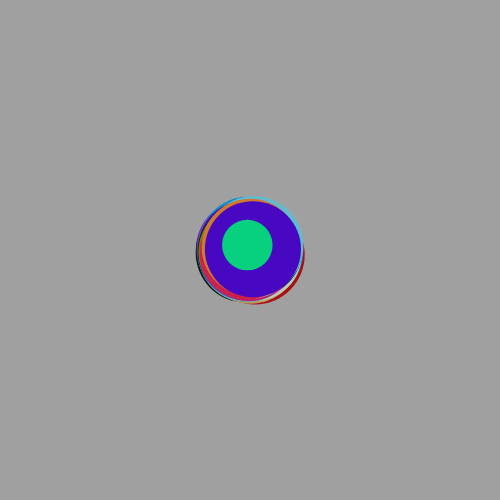
Frame 1 (no input)
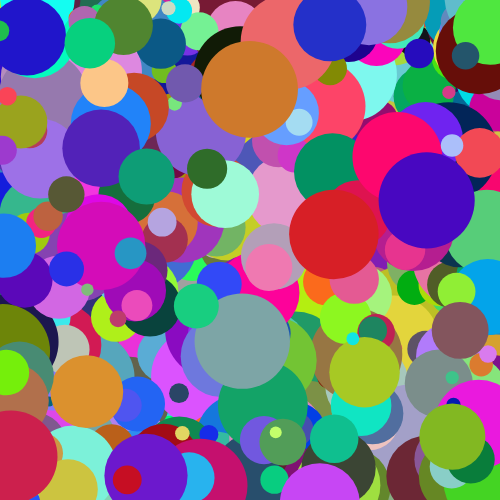
Frame 60 (no input)
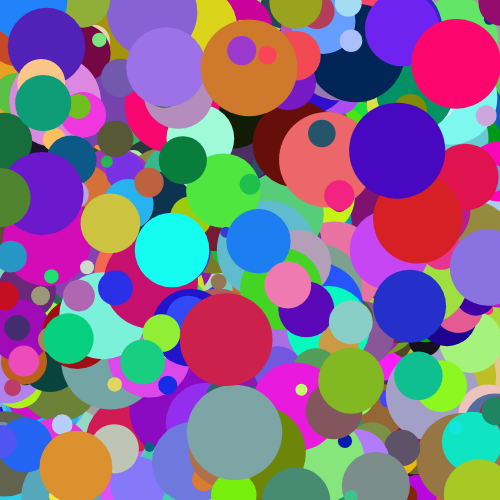
Frame 120 (the mouse pressed at the canvas centre since frame 60)

The p5.js sketch that drew these frames (run headless with seeded random() and noise() and a simulated clock; from frame 60 on, the mouse is pressed at the canvas centre):

// p5.js sketch
// ── sketch.js
//Create two variables that will store the new objects from the class Circle
let circleArray = [];
let arraySize = 1000;

function setup() {
  createCanvas(500, 500);
  for (let i=0; i<arraySize; i++){
    circleArray[i] = new Circle(width/2, height/2, random(-5, 5), random(-5, 5), random(10, 100));
  }
}

function draw() {
  background(160);
  for (let i=0; i<circleArray.length; i++){
    circleArray[i].moveFunction();
    circleArray[i].displayCircle();
  }
}

//Definition of the class Circle
class Circle{

  constructor(x, y, speedX, speedY, size){
    //Setup of class' variables
    this.x = x;
    this.y = y;
    this.speedX = speedX;
    this.speedY = speedY;
    this.size = size;

    this.rd = random(255);
    this.grn = random(255);
    this.bl = random(255);
    this.a = 255;
  }

  //Class function that takes care of motion and collision
  moveFunction(){
    //Motion system - current position and speed
    this.x = this.x + this.speedX;
    this.y = this.y + this.speedY;

    //Based on boundaries collision, reverse direction for x and y
    if (this.x > width || this.x<0){
      this.speedX *= -1;
    }
    if (this.y > (height) || this.y<0){
      this.speedY *= -1;
    }
  }

  //Class function that displays the ellipse
  displayCircle(){
    noStroke();
    this.fillcol = color(this.rd, this.grn, this.bl, this.a)
    fill(this.fillcol);
    ellipse(this.x, this.y, this.size, this.size);
  }
}
